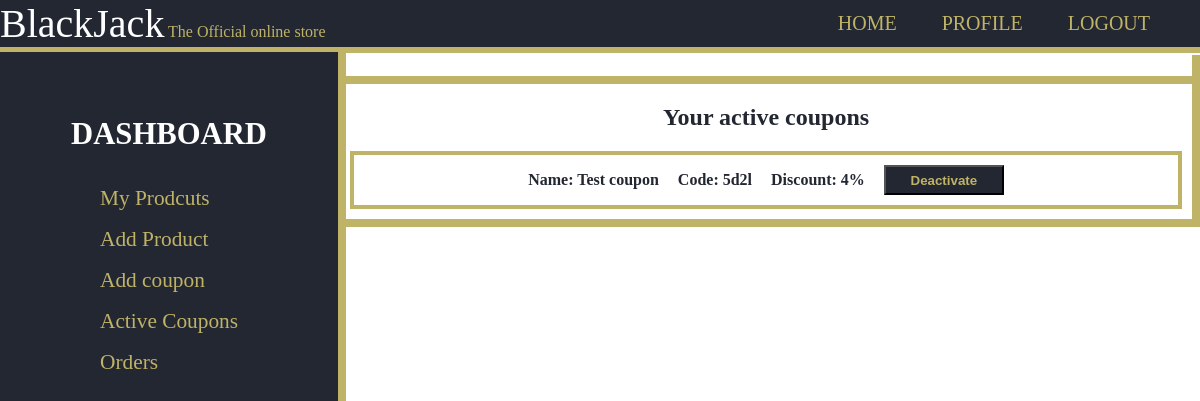
The page /shop/activecoupons/ (signed in) on the database as committed earlier.
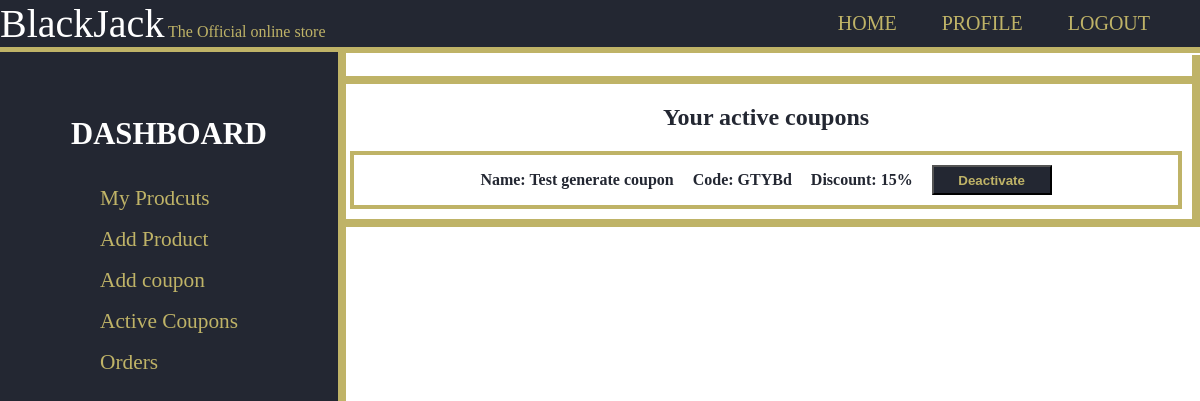
The same page on the database as committed later.
### shop/models.py (models this page shows, shortened)
class Coupon(models.Model):
    name=models.CharField(max_length=30)
    code=models.CharField(max_length=25)
    activated=models.BooleanField()
    discount=models.PositiveSmallIntegerField()

### shop/views.py (the view, shortened to what this page needs)
# urls.py: path('', views.index, name='index'),
def index(request, shopname):
    try:
        if shopname=='addproduct':
            return addproduct(request)
        elif shopname=='activecoupons':
            return activecoupons(request)
    except Shop.DoesNotExist:
        return render(request,'shop/404.html')

### shop/views.py (called while the page is built)
@login_required
def activecoupons(request):
    if not request.user.shop:
        return render(request,'shop/not_a_seller.html')
    coupons=request.user.shop.coupons.all()
    if coupons:
        return render(request,'shop/coupons.html',{
            'coupons':coupons
        })

### shop/templates/shop/coupons.html (shortened to what this page needs)
{% extends 'shop/layout.html' %}
{% block body %}
{% if coupons %}
<h2 style="text-align: center;">Your active coupons</h2>
    {% for coupon in coupons %}
    {% if coupon.activated%}
    <div class="coupon">
        <p style="display: inline; margin-right: 15px;">Name: {{coupon.name}}</p>
        <p style="display: inline; margin-right: 15px;">Code: {{coupon.code}}</p>
        <p style="display: inline; margin-right: 15px;">Discount: {{coupon.discount}}%</p>
        <button class="deactivate"><a href="{% url 'deactivatecoupon' coupon.code %}">Deactivate</a></button>
    </div>
    {% endif %}
    {% endfor %}
  {% else %}
  <div id="info">
    <p style="margin-top:50px; padding-top:20px;">You don't have active coupons</p>
</div>
  {% endif %}
  {% endblock %}

Rows that differ between the two databases and show on the page:
no longer on this page (row edited): Coupon: name "Test coupon", code "5d2l", discount "4"
added Coupon: name "Test generate coupon", code "GTYBd", discount "15"
